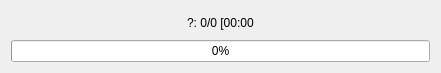
<?xml version="1.0" encoding="UTF-8"?>
<ui version="4.0">
 <class>Download</class>
 <widget class="QWidget" name="Download">
  <property name="windowModality">
   <enum>Qt::WindowModality::NonModal</enum>
  </property>
  <property name="geometry">
   <rect>
    <x>0</x>
    <y>0</y>
    <width>441</width>
    <height>73</height>
   </rect>
  </property>
  <property name="windowTitle">
   <string>Fetching dependency...</string>
  </property>
  <layout class="QVBoxLayout" name="verticalLayout">
   <item alignment="Qt::AlignmentFlag::AlignHCenter">
    <widget class="QLabel" name="lb_progress">
     <property name="text">
      <string>?: 0/0 [00:00&lt;?, ?KB/s]</string>
     </property>
    </widget>
   </item>
   <item>
    <widget class="QProgressBar" name="pb">
     <property name="value">
      <number>0</number>
     </property>
    </widget>
   </item>
  </layout>
 </widget>
 <resources/>
 <connections/>
</ui>
